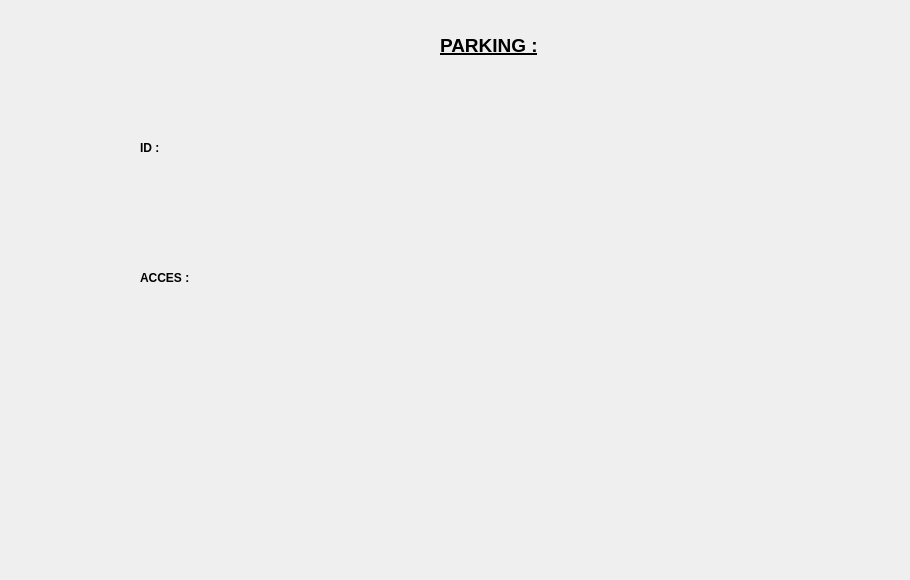
              <widget class="QWidget" name="tab_12">
               <attribute name="title">
                <string>PARKING</string>
               </attribute>
               <widget class="QLabel" name="label_62">
                <property name="geometry">
                 <rect>
                  <x>140</x>
                  <y>140</y>
                  <width>56</width>
                  <height>16</height>
                 </rect>
                </property>
                <property name="font">
                 <font>
                  <pointsize>9</pointsize>
                  <weight>75</weight>
                  <bold>true</bold>
                 </font>
                </property>
                <property name="text">
                 <string>ID :</string>
                </property>
               </widget>
               <widget class="QLabel" name="label_63">
                <property name="geometry">
                 <rect>
                  <x>230</x>
                  <y>140</y>
                  <width>231</width>
                  <height>31</height>
                 </rect>
                </property>
                <property name="font">
                 <font>
                  <pointsize>9</pointsize>
                  <weight>75</weight>
                  <bold>true</bold>
                 </font>
                </property>
                <property name="text">
                 <string/>
                </property>
               </widget>
               <widget class="QLabel" name="label_64">
                <property name="geometry">
                 <rect>
                  <x>140</x>
                  <y>270</y>
                  <width>56</width>
                  <height>16</height>
                 </rect>
                </property>
                <property name="font">
                 <font>
                  <pointsize>9</pointsize>
                  <weight>75</weight>
                  <bold>true</bold>
                 </font>
                </property>
                <property name="text">
                 <string>ACCES :</string>
                </property>
               </widget>
               <widget class="QLabel" name="label_65">
                <property name="geometry">
                 <rect>
                  <x>240</x>
                  <y>260</y>
                  <width>231</width>
                  <height>31</height>
                 </rect>
                </property>
                <property name="font">
                 <font>
                  <pointsize>9</pointsize>
                  <weight>75</weight>
                  <bold>true</bold>
                 </font>
                </property>
                <property name="text">
                 <string/>
                </property>
               </widget>
               <widget class="QLabel" name="label_66">
                <property name="geometry">
                 <rect>
                  <x>320</x>
                  <y>500</y>
                  <width>581</width>
                  <height>71</height>
                 </rect>
                </property>
                <property name="font">
                 <font>
                  <pointsize>11</pointsize>
                  <weight>75</weight>
                  <bold>true</bold>
                 </font>
                </property>
                <property name="text">
                 <string/>
                </property>
               </widget>
               <widget class="QLabel" name="label_67">
                <property name="geometry">
                 <rect>
                  <x>440</x>
                  <y>20</y>
                  <width>271</width>
                  <height>51</height>
                 </rect>
                </property>
                <property name="font">
                 <font>
                  <pointsize>14</pointsize>
                  <weight>75</weight>
                  <bold>true</bold>
                  <underline>true</underline>
                 </font>
                </property>
                <property name="text">
                 <string>PARKING :</string>
                </property>
               </widget>
              </widget>
